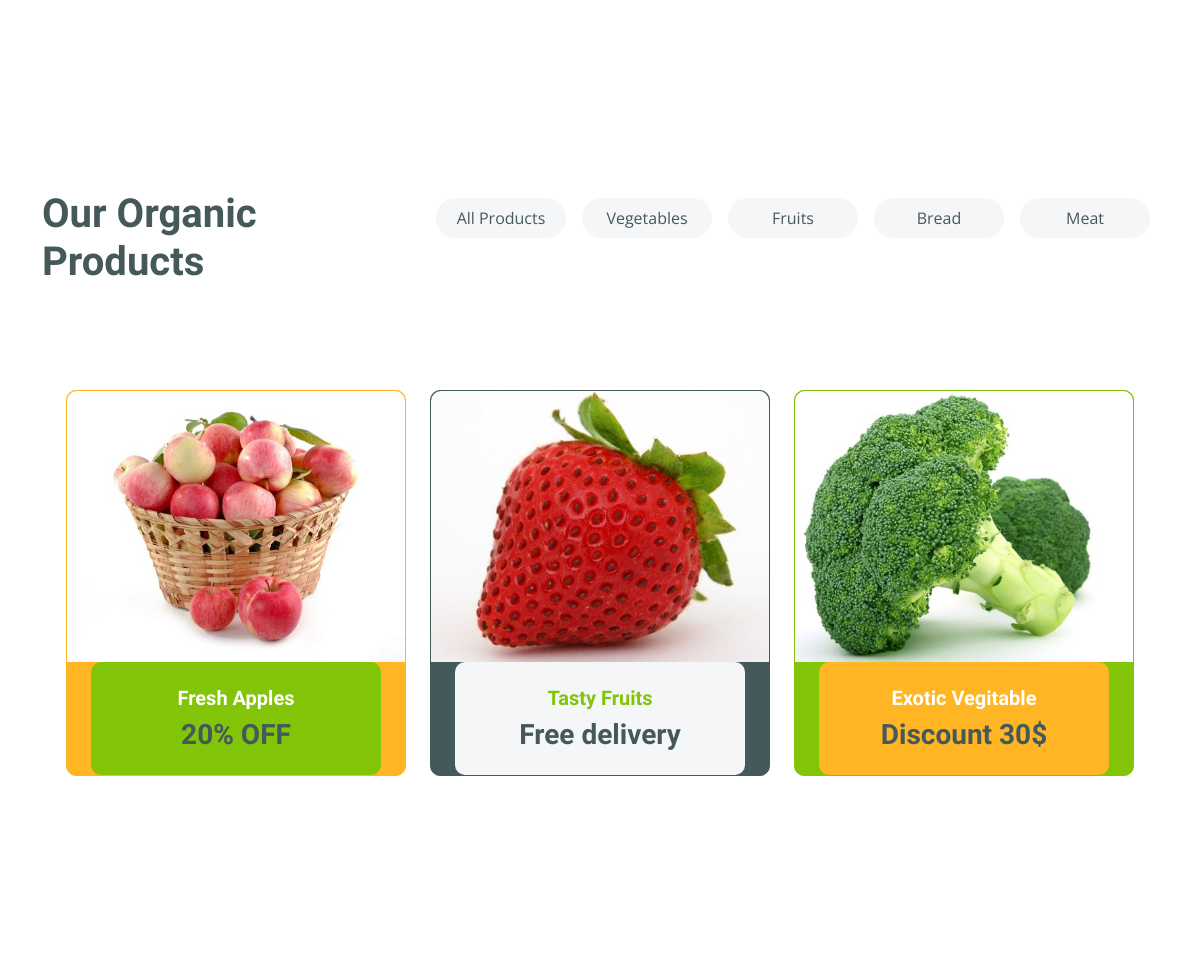
The app's page / (middle part), older data.
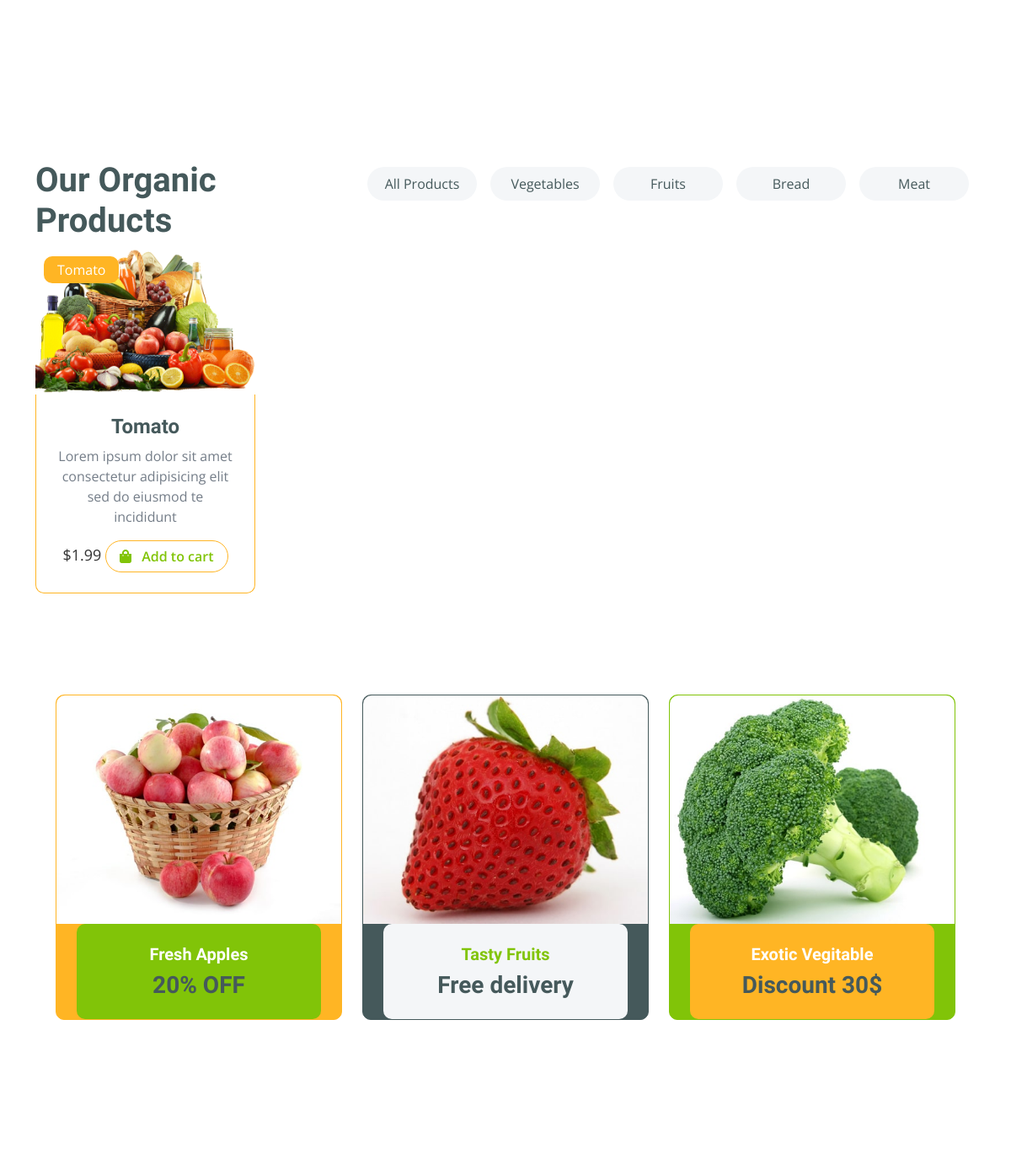
The same page, newer data.
### core/models.py (models this page shows, shortened)
class Product(models.Model):
    pid = ShortUUIDField(unique=True, length=10,max_length=20,prefix="cat",alphabet="sbjahdnck")
    title = models.CharField(max_length=100,default="Tomato")
    image = models.ImageField(upload_to=user_directory_path, default="vegetable-item-1.jpg")
    description = models.TextField(null=True, blank=True, default="This is the product")
    user = models.ForeignKey(User,on_delete=models.SET_NULL,null=True)
    category = models.ForeignKey(Category,on_delete=models.SET_NULL,null=True,related_name="category")
    price = models.DecimalField(max_digits=9999999999,decimal_places=2,default=1.99)
    old_price = models.DecimalField(max_digits=9999999999,decimal_places=2,default=1.99)
    specifications = models.TextField(null=True, blank=True)
    product_status = models.CharField(choices=STATUS, max_length=10,default="in_review")
    status = models.BooleanField(default=True)
    in_stock = models.BooleanField(default=True)
    featured = models.BooleanField(default=True)
    digital = models.BooleanField(default=True)
    sku = ShortUUIDField(unique=True, length=4, max_length=10, prefix = "sku", alphabet = "1234567890")
    date = models.DateTimeField(auto_now_add=True)
    updated = models.DateTimeField(null=True, blank=True)
    class Meta:
        verbose_name_plural = "Products"

class Category(models.Model):
    cid = ShortUUIDField(unique=True, length=10,max_length=20,prefix="cat",alphabet="sbjahdnck")
    title = models.CharField(max_length=100)
    image = models.ImageField(upload_to="category")
    class Meta:
        verbose_name_plural = "categories"
    def __str__(self):
       return self.title

### core/views.py (the view)
# urls.py: path("", views.index, name='index'),
def index(request):
    products = Product.objects.filter(product_status="published",featured=True)
    context = {
        "products":products
    }
    return  render(request,"core/index.html",context)

### templates/core/index.html (shortened to what the changed rows need)
{% extends 'partials/base.html'%}
{%load static %}
{% block content %}
        <div class="container-fluid fruite py-5">
            <div class="container py-5">
                <div class="tab-class text-center">
                    <div class="row g-4">
                        <div class="col-lg-4 text-start">
                            <h1>Our Organic Products</h1>
                        </div>
                    </div>
                    <div class="tab-content">
                        <div id="tab-1" class="tab-pane fade show p-0 active">
                            <div class="row g-4">
                                <div class="col-lg-12">
                                    <div class="row g-4">
                                        {% for p in products %}
                                        <div class="col-md-6 col-lg-4 col-xl-3">
                                            <div class="rounded position-relative fruite-item">
                                                <div class="fruite-img">
                                                    <img src="{{p.image.url}}" class="img-fluid w-100 rounded-top" alt="">
                                                </div>
                                                <div class="text-white bg-secondary px-3 py-1 rounded position-absolute" style="top: 10px; left: 10px;">{{p.category}}</div>
                                                <div class="p-4 border border-secondary border-top-0 rounded-bottom">
                                                    <h4>{{p.title}}</h4>
                                                    <p>Lorem ipsum dolor sit amet consectetur adipisicing elit sed do eiusmod te incididunt</p>
                                                    <div class="product-price">
                                                      <span>${{p.price}}</span>
                                                        <a href="#" class="btn border border-secondary rounded-pill px-3 text-primary"><i class="fa fa-shopping-bag me-2 text-primary"></i> Add to cart</a>
                                                    </div>
                                                </div>
                                            </div>
                                        </div>
                                        {% endfor %}
{% endblock content %}

Row changes from the older to the newer data that the page shows:
added Product: image (picture), category "Tomato", title "Tomato", price "1.99"
